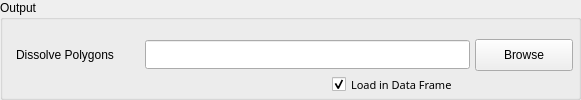
  <widget class="QGroupBox" name="groupBoxInput_2">
   <property name="geometry">
    <rect>
     <x>15</x>
     <y>128</y>
     <width>581</width>
     <height>100</height>
    </rect>
   </property>
   <property name="title">
    <string>Output</string>
   </property>
   <widget class="QLabel" name="textLabel1_2">
    <property name="geometry">
     <rect>
      <x>16</x>
      <y>39</y>
      <width>131</width>
      <height>31</height>
     </rect>
    </property>
    <property name="text">
     <string>Dissolve Polygons</string>
    </property>
   </widget>
   <widget class="QPushButton" name="pushButtonDissolvePolygons">
    <property name="geometry">
     <rect>
      <x>475</x>
      <y>39</y>
      <width>98</width>
      <height>32</height>
     </rect>
    </property>
    <property name="text">
     <string>Browse</string>
    </property>
    <property name="autoDefault">
     <bool>false</bool>
    </property>
   </widget>
   <widget class="QLineEdit" name="lineEditDissolvePolygons">
    <property name="geometry">
     <rect>
      <x>145</x>
      <y>40</y>
      <width>325</width>
      <height>29</height>
     </rect>
    </property>
    <property name="font">
     <font>
      <pointsize>14</pointsize>
      <weight>75</weight>
      <bold>true</bold>
     </font>
    </property>
   </widget>
   <widget class="QCheckBox" name="checkBoxDissolvePolygons">
    <property name="geometry">
     <rect>
      <x>332</x>
      <y>74</y>
      <width>140</width>
      <height>21</height>
     </rect>
    </property>
    <property name="font">
     <font>
      <family>Sans Serif</family>
      <pointsize>8</pointsize>
      <weight>50</weight>
      <italic>false</italic>
      <bold>false</bold>
      <underline>false</underline>
      <strikeout>false</strikeout>
     </font>
    </property>
    <property name="text">
     <string>Load in Data Frame</string>
    </property>
    <property name="checked">
     <bool>true</bool>
    </property>
   </widget>
  </widget>
